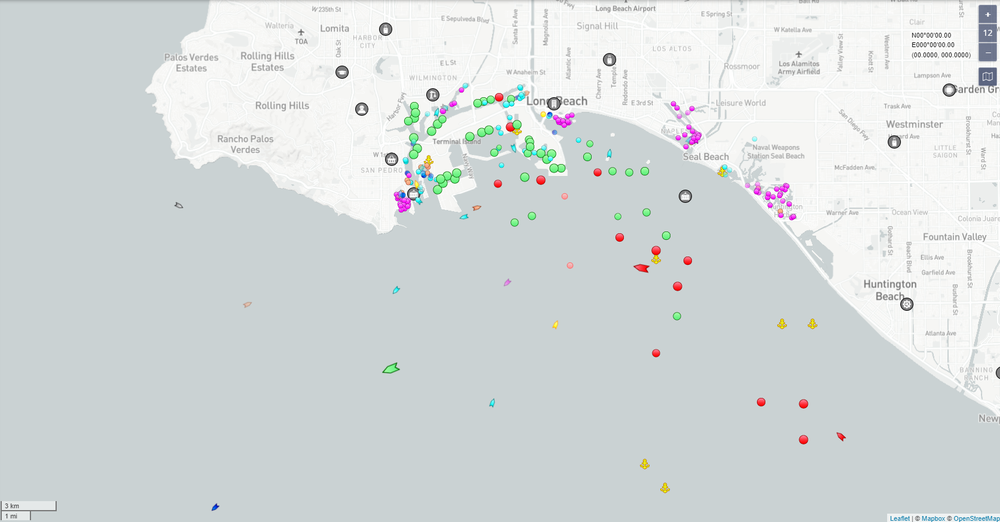
#> input picture OpenCV Haar Cascades/image.png, 1000 x 522 px, shrunk from 1675 x 875 before the run, found by its file name
$ python analyze.py
#> lines starting #> are read from the running program, lines starting #| are printed output that depends on the picture; after the words box and inside, x2 and y2 are one past the last pixel; in counts of white or black regions, pixels touching at a corner belong together
# Imports
import os
import sys
import time
import datetime
import cv2
import numpy as np
import matplotlib.pyplot as plt
import cvlib as cv
from cvlib.object_detection import draw_bbox
from numpy.lib.polynomial import poly

# Analyze Screenshots
print("Analyze Screenshots")
img = cv2.imread('Data/image.png')
#> img is the input picture: shape (522, 1000, 3); mean B, G, R 219.2, 219.2, 213.5
classifier_path = 'Data/train-color/classifier/cascade.xml'

img_gray = cv2.cvtColor(img, cv2.COLOR_BGR2GRAY)
img_rgb = cv2.cvtColor(img, cv2.COLOR_BGR2RGB)

print("- load classifier")
cascade = cv2.CascadeClassifier(classifier_path)
print("- detect objects")
objects = cascade.detectMultiScale(image=img_rgb, scaleFactor=1.10, minNeighbors=3)
#> objects = [[592, 208, 51, 51], [767, 400, 69, 69]]
print("- draw rectangle around objects")
for(x,y,w,h) in objects:
  # cv2.rectangle(<image>, (x,y), (x+w,y+h), <rectangle rgb color>, <rectangle thickness>)
  img = cv2.rectangle(img, (x,y), (x+w,y+h), (0,255,0), 2)
#> this loop made 2 passes
#> pass 1, `img = cv2.rectangle(img, (x,y), (x+w,y+h), (0,255,0), 2)`:
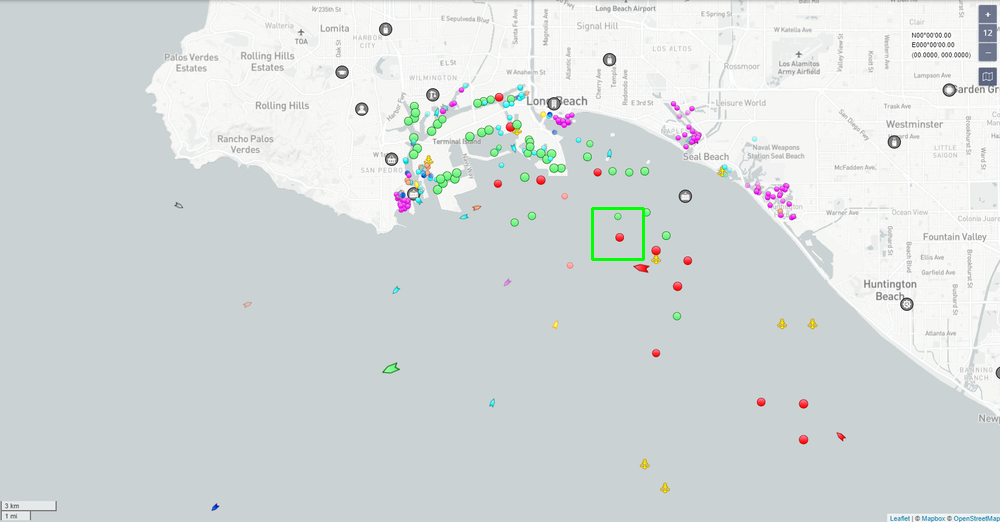
#> img: shape (522, 1000, 3); 0.12% of pixels changed, all inside (x1, y1, x2, y2) = (591, 207, 645, 261)
#> pass 2, `img = cv2.rectangle(img, (x,y), (x+w,y+h), (0,255,0), 2)`:
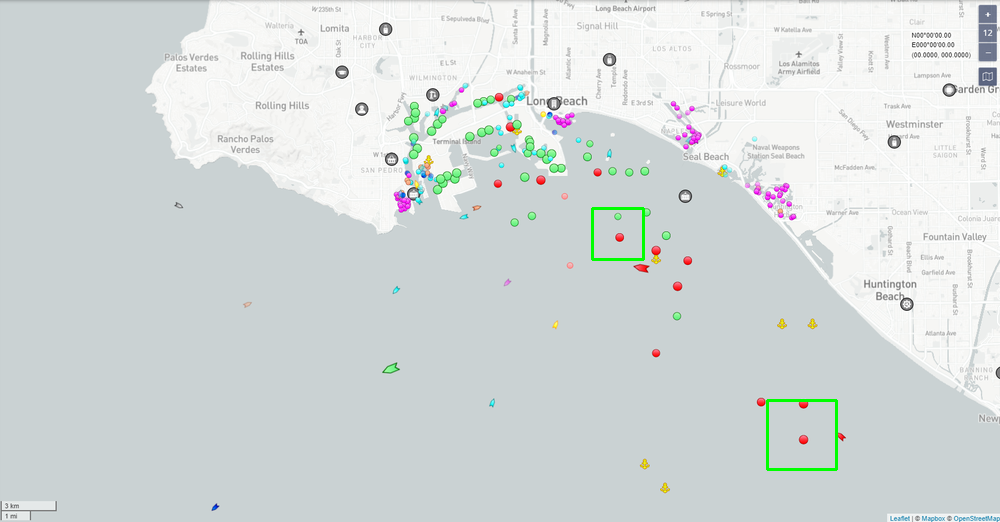
#> img: shape (522, 1000, 3); 0.16% of pixels changed, all inside (x1, y1, x2, y2) = (766, 399, 838, 471)

cv2.imshow('img', img)
cv2.waitKey(0)
print()
